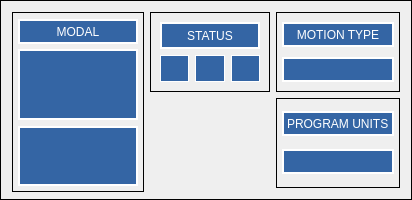
                  <widget class="QFrame" name="gridFrame">
                   <property name="minimumSize">
                    <size>
                     <width>410</width>
                     <height>200</height>
                    </size>
                   </property>
                   <property name="maximumSize">
                    <size>
                     <width>16777215</width>
                     <height>200</height>
                    </size>
                   </property>
                   <property name="frameShape">
                    <enum>QFrame::Box</enum>
                   </property>
                   <layout class="QGridLayout" name="gridLayout_26">
                    <item row="2" column="0">
                     <spacer name="verticalSpacer_4">
                      <property name="orientation">
                       <enum>Qt::Vertical</enum>
                      </property>
                      <property name="sizeHint" stdset="0">
                       <size>
                        <width>20</width>
                        <height>40</height>
                       </size>
                      </property>
                     </spacer>
                    </item>
                    <item row="0" column="0" rowspan="2">
                     <widget class="QFrame" name="gridFrame">
                      <property name="minimumSize">
                       <size>
                        <width>0</width>
                        <height>180</height>
                       </size>
                      </property>
                      <property name="maximumSize">
                       <size>
                        <width>175</width>
                        <height>190</height>
                       </size>
                      </property>
                      <property name="styleSheet">
                       <string notr="true"/>
                      </property>
                      <property name="frameShape">
                       <enum>QFrame::Box</enum>
                      </property>
                      <layout class="QGridLayout" name="gridLayout_36">
                       <property name="leftMargin">
                        <number>5</number>
                       </property>
                       <property name="topMargin">
                        <number>5</number>
                       </property>
                       <property name="rightMargin">
                        <number>5</number>
                       </property>
                       <property name="bottomMargin">
                        <number>5</number>
                       </property>
                       <item row="1" column="1" colspan="2">
                        <widget class="QLabel" name="label">
                         <property name="minimumSize">
                          <size>
                           <width>0</width>
                           <height>25</height>
                          </size>
                         </property>
                         <property name="maximumSize">
                          <size>
                           <width>16777215</width>
                           <height>22</height>
                          </size>
                         </property>
                         <property name="styleSheet">
                          <string notr="true">color: rgb(255, 255, 255);
background-color:rgb(52, 101, 164);</string>
                         </property>
                         <property name="frameShape">
                          <enum>QFrame::Box</enum>
                         </property>
                         <property name="lineWidth">
                          <number>2</number>
                         </property>
                         <property name="text">
                          <string>MODAL</string>
                         </property>
                         <property name="alignment">
                          <set>Qt::AlignCenter</set>
                         </property>
                        </widget>
                       </item>
                       <item row="3" column="1" colspan="2">
                        <widget class="QLabel" name="modal_g_code">
                         <property name="minimumSize">
                          <size>
                           <width>120</width>
                           <height>70</height>
                          </size>
                         </property>
                         <property name="maximumSize">
                          <size>
                           <width>999</width>
                           <height>80</height>
                          </size>
                         </property>
                         <property name="styleSheet">
                          <string notr="true">color: rgb(255, 255, 255);
background-color:rgb(52, 101, 164);</string>
                         </property>
                         <property name="frameShape">
                          <enum>QFrame::Box</enum>
                         </property>
                         <property name="lineWidth">
                          <number>2</number>
                         </property>
                         <property name="alignment">
                          <set>Qt::AlignLeading|Qt::AlignLeft|Qt::AlignVCenter</set>
                         </property>
                         <property name="wordWrap">
                          <bool>true</bool>
                         </property>
                         <property name="rules" stdset="0">
                          <string>[{&quot;channels&quot;: [{&quot;url&quot;: &quot;status:gcodes?text&quot;, &quot;trigger&quot;: true}], &quot;property&quot;: &quot;Text&quot;, &quot;expression&quot;: &quot;str(ch[0])&quot;, &quot;name&quot;: &quot;modal gcodes&quot;}]</string>
                         </property>
                        </widget>
                       </item>
                       <item row="4" column="1" colspan="2">
                        <widget class="QLabel" name="modal_m_code">
                         <property name="minimumSize">
                          <size>
                           <width>120</width>
                           <height>0</height>
                          </size>
                         </property>
                         <property name="maximumSize">
                          <size>
                           <width>999</width>
                           <height>60</height>
                          </size>
                         </property>
                         <property name="styleSheet">
                          <string notr="true">color: rgb(255, 255, 255);
background-color:rgb(52, 101, 164);</string>
                         </property>
                         <property name="frameShape">
                          <enum>QFrame::Box</enum>
                         </property>
                         <property name="lineWidth">
                          <number>2</number>
                         </property>
                         <property name="alignment">
                          <set>Qt::AlignLeading|Qt::AlignLeft|Qt::AlignVCenter</set>
                         </property>
                         <property name="wordWrap">
                          <bool>true</bool>
                         </property>
                         <property name="rules" stdset="0">
                          <string>[{&quot;channels&quot;: [{&quot;url&quot;: &quot;status:mcodes?text&quot;, &quot;trigger&quot;: true}], &quot;property&quot;: &quot;Text&quot;, &quot;expression&quot;: &quot; ch[0]&quot;, &quot;name&quot;: &quot;M Codes&quot;}]</string>
                         </property>
                        </widget>
                       </item>
                      </layout>
                     </widget>
                    </item>
                    <item row="0" column="1">
                     <widget class="QFrame" name="gridFrame">
                      <property name="minimumSize">
                       <size>
                        <width>0</width>
                        <height>70</height>
                       </size>
                      </property>
                      <property name="maximumSize">
                       <size>
                        <width>160</width>
                        <height>80</height>
                       </size>
                      </property>
                      <property name="frameShape">
                       <enum>QFrame::Box</enum>
                      </property>
                      <layout class="QGridLayout" name="gridLayout_48">
                       <item row="0" column="0" colspan="3">
                        <widget class="QLabel" name="label_52">
                         <property name="minimumSize">
                          <size>
                           <width>100</width>
                           <height>25</height>
                          </size>
                         </property>
                         <property name="styleSheet">
                          <string notr="true">color: rgb(255, 255, 255);
background-color:rgb(52, 101, 164);</string>
                         </property>
                         <property name="frameShape">
                          <enum>QFrame::Box</enum>
                         </property>
                         <property name="lineWidth">
                          <number>2</number>
                         </property>
                         <property name="text">
                          <string>STATUS</string>
                         </property>
                         <property name="alignment">
                          <set>Qt::AlignCenter</set>
                         </property>
                        </widget>
                       </item>
                       <item row="1" column="0">
                        <widget class="QLabel" name="task_state">
                         <property name="minimumSize">
                          <size>
                           <width>0</width>
                           <height>25</height>
                          </size>
                         </property>
                         <property name="maximumSize">
                          <size>
                           <width>45</width>
                           <height>30</height>
                          </size>
                         </property>
                         <property name="styleSheet">
                          <string notr="true">color: rgb(255, 255, 255);
background-color:rgb(52, 101, 164);</string>
                         </property>
                         <property name="frameShape">
                          <enum>QFrame::Box</enum>
                         </property>
                         <property name="alignment">
                          <set>Qt::AlignCenter</set>
                         </property>
                         <property name="rules" stdset="0">
                          <string>[{&quot;channels&quot;: [{&quot;url&quot;: &quot;status:task_state?text&quot;, &quot;trigger&quot;: true}], &quot;property&quot;: &quot;Text&quot;, &quot;expression&quot;: &quot;ch[0]&quot;, &quot;name&quot;: &quot;state&quot;}]</string>
                         </property>
                        </widget>
                       </item>
                       <item row="1" column="1">
                        <widget class="QLabel" name="task_mode">
                         <property name="minimumSize">
                          <size>
                           <width>0</width>
                           <height>25</height>
                          </size>
                         </property>
                         <property name="maximumSize">
                          <size>
                           <width>60</width>
                           <height>16777215</height>
                          </size>
                         </property>
                         <property name="styleSheet">
                          <string notr="true">color: rgb(255, 255, 255);
background-color:rgb(52, 101, 164);</string>
                         </property>
                         <property name="frameShape">
                          <enum>QFrame::Box</enum>
                         </property>
                         <property name="alignment">
                          <set>Qt::AlignCenter</set>
                         </property>
                         <property name="rules" stdset="0">
                          <string>[{&quot;channels&quot;: [{&quot;url&quot;: &quot;status:task_mode?text&quot;, &quot;trigger&quot;: true}], &quot;property&quot;: &quot;Text&quot;, &quot;expression&quot;: &quot;ch[0]&quot;, &quot;name&quot;: &quot;mode&quot;}]</string>
                         </property>
                        </widget>
                       </item>
                       <item row="1" column="2">
                        <widget class="QLabel" name="status_state">
                         <property name="minimumSize">
                          <size>
                           <width>0</width>
                           <height>25</height>
                          </size>
                         </property>
                         <property name="maximumSize">
                          <size>
                           <width>40</width>
                           <height>16777215</height>
                          </size>
                         </property>
                         <property name="styleSheet">
                          <string notr="true">color: rgb(255, 255, 255);
background-color:rgb(52, 101, 164);</string>
                         </property>
                         <property name="frameShape">
                          <enum>QFrame::Box</enum>
                         </property>
                         <property name="frameShadow">
                          <enum>QFrame::Plain</enum>
                         </property>
                         <property name="alignment">
                          <set>Qt::AlignCenter</set>
                         </property>
                         <property name="rules" stdset="0">
                          <string>[{&quot;channels&quot;: [{&quot;url&quot;: &quot;status:state?text&quot;, &quot;trigger&quot;: true}], &quot;property&quot;: &quot;Text&quot;, &quot;expression&quot;: &quot;ch[0] &quot;, &quot;name&quot;: &quot;State&quot;}]</string>
                         </property>
                        </widget>
                       </item>
                      </layout>
                     </widget>
                    </item>
                    <item row="0" column="2">
                     <widget class="QFrame" name="gridFrame">
                      <property name="frameShape">
                       <enum>QFrame::Box</enum>
                      </property>
                      <layout class="QGridLayout" name="gridLayout_64">
                       <property name="leftMargin">
                        <number>5</number>
                       </property>
                       <property name="topMargin">
                        <number>5</number>
                       </property>
                       <property name="rightMargin">
                        <number>5</number>
                       </property>
                       <property name="bottomMargin">
                        <number>5</number>
                       </property>
                       <item row="1" column="0">
                        <widget class="QLabel" name="motion_type">
                         <property name="maximumSize">
                          <size>
                           <width>16777215</width>
                           <height>25</height>
                          </size>
                         </property>
                         <property name="sizeIncrement">
                          <size>
                           <width>0</width>
                           <height>0</height>
                          </size>
                         </property>
                         <property name="styleSheet">
                          <string notr="true">color: rgb(255, 255, 255);
background-color:rgb(52, 101, 164);</string>
                         </property>
                         <property name="frameShape">
                          <enum>QFrame::Box</enum>
                         </property>
                         <property name="lineWidth">
                          <number>2</number>
                         </property>
                         <property name="alignment">
                          <set>Qt::AlignCenter</set>
                         </property>
                         <property name="rules" stdset="0">
                          <string>[{&quot;channels&quot;: [{&quot;url&quot;: &quot;status:motion_type?string&quot;, &quot;trigger&quot;: true}], &quot;property&quot;: &quot;Text&quot;, &quot;expression&quot;: &quot;ch[0]&quot;, &quot;name&quot;: &quot;motion_type&quot;}]</string>
                         </property>
                        </widget>
                       </item>
                       <item row="0" column="0">
                        <widget class="QLabel" name="label_70">
                         <property name="maximumSize">
                          <size>
                           <width>16777215</width>
                           <height>25</height>
                          </size>
                         </property>
                         <property name="sizeIncrement">
                          <size>
                           <width>0</width>
                           <height>0</height>
                          </size>
                         </property>
                         <property name="styleSheet">
                          <string notr="true">color: rgb(255, 255, 255);
background-color:rgb(52, 101, 164);</string>
                         </property>
                         <property name="frameShape">
                          <enum>QFrame::Box</enum>
                         </property>
                         <property name="lineWidth">
                          <number>2</number>
                         </property>
                         <property name="text">
                          <string>MOTION TYPE</string>
                         </property>
                         <property name="alignment">
                          <set>Qt::AlignCenter</set>
                         </property>
                        </widget>
                       </item>
                      </layout>
                     </widget>
                    </item>
                    <item row="1" column="2">
                     <widget class="QFrame" name="gridFrame">
                      <property name="frameShape">
                       <enum>QFrame::Box</enum>
                      </property>
                      <layout class="QGridLayout" name="gridLayout_63">
                       <property name="leftMargin">
                        <number>5</number>
                       </property>
                       <property name="topMargin">
                        <number>5</number>
                       </property>
                       <property name="rightMargin">
                        <number>5</number>
                       </property>
                       <property name="bottomMargin">
                        <number>5</number>
                       </property>
                       <item row="1" column="0">
                        <widget class="QLabel" name="program_units">
                         <property name="minimumSize">
                          <size>
                           <width>0</width>
                           <height>25</height>
                          </size>
                         </property>
                         <property name="maximumSize">
                          <size>
                           <width>16777215</width>
                           <height>25</height>
                          </size>
                         </property>
                         <property name="styleSheet">
                          <string notr="true">color: rgb(255, 255, 255);
background-color:rgb(52, 101, 164);</string>
                         </property>
                         <property name="frameShape">
                          <enum>QFrame::Box</enum>
                         </property>
                         <property name="lineWidth">
                          <number>2</number>
                         </property>
                         <property name="alignment">
                          <set>Qt::AlignCenter</set>
                         </property>
                         <property name="rules" stdset="0">
                          <string>[{&quot;channels&quot;: [{&quot;url&quot;: &quot;status:program_units?string&amp;format=long&quot;, &quot;trigger&quot;: true}], &quot;property&quot;: &quot;Text&quot;, &quot;expression&quot;: &quot;ch[0]&quot;, &quot;name&quot;: &quot;units&quot;}]</string>
                         </property>
                        </widget>
                       </item>
                       <item row="0" column="0">
                        <widget class="QLabel" name="label_69">
                         <property name="minimumSize">
                          <size>
                           <width>0</width>
                           <height>25</height>
                          </size>
                         </property>
                         <property name="maximumSize">
                          <size>
                           <width>16777215</width>
                           <height>25</height>
                          </size>
                         </property>
                         <property name="styleSheet">
                          <string notr="true">color: rgb(255, 255, 255);
background-color:rgb(52, 101, 164);</string>
                         </property>
                         <property name="frameShape">
                          <enum>QFrame::Box</enum>
                         </property>
                         <property name="lineWidth">
                          <number>2</number>
                         </property>
                         <property name="text">
                          <string>PROGRAM UNITS</string>
                         </property>
                        </widget>
                       </item>
                      </layout>
                     </widget>
                    </item>
                   </layout>
                  </widget>
